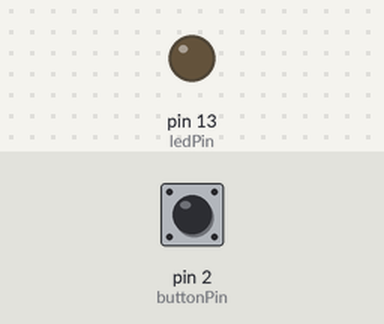
Simulated run of this sketch. Board: Arduino Uno, built with avr-gcc and run on an emulated ATmega328P. On the bench: output pins drawn as LEDs (lit = HIGH). The inputs (shaded band) are chosen by the test bench; at power-on: pin 2 (buttonPin) HIGH.

Above: at 1.2 s.
1.3 s: pin 2 (buttonPin) pulled LOW for 0.15 s
At 1.7 s:
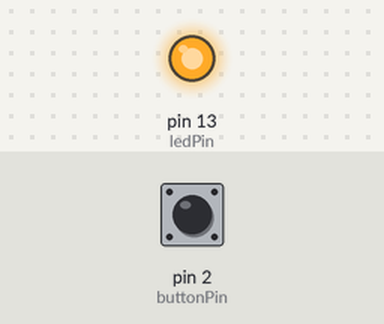
Timing chart, 0 to 4.3 s (numbered marks = the images above; inputs shaded):
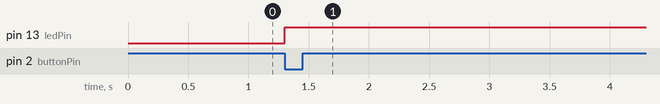

Measured:
- after the input at 1.3 s, pin 13 (ledPin): LOW → HIGH at once

The sketch:

sketch_may3a.ino
```cpp
//2. Criar um sistema que aguarde botão pressionado usando while.

const int buttonPin = 2;
const int ledPin = 13;

void setup() {
  pinMode(buttonPin, INPUT_PULLUP);
  pinMode(ledPin, OUTPUT);
}

void loop() {
  while (digitalRead(buttonPin) == HIGH) {
    // espera botão (não pressionado)
    // pode fazer outras tarefas aqui se quiser
  }

  digitalWrite(ledPin, HIGH); // acende ao pressionar
}
```
